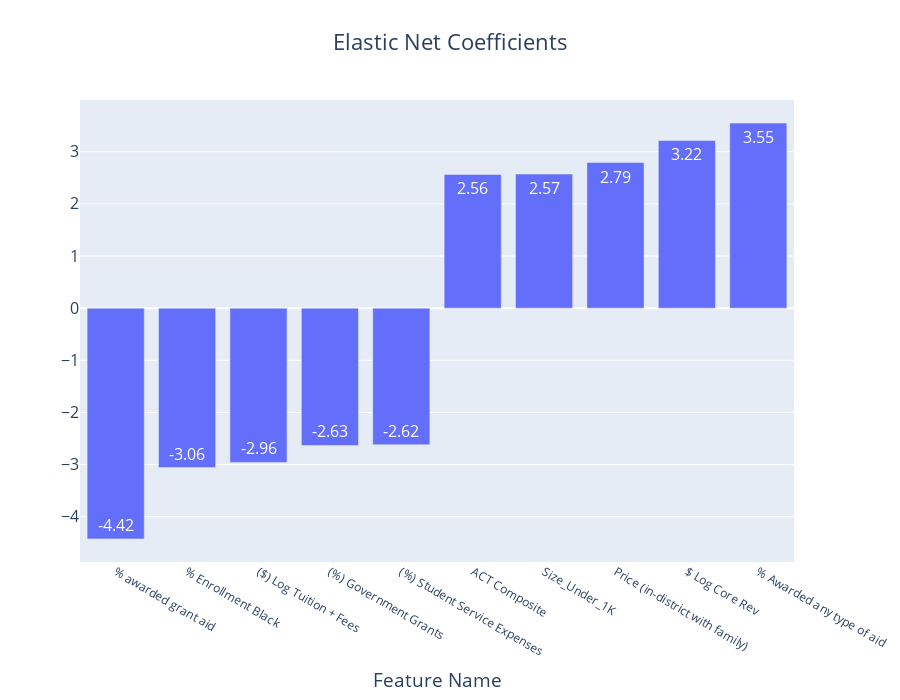

This figure's notebook cell:
### Code cell
# plot first 5 and last 5 on plotly graph
fig = go.Figure()
fig.add_trace(go.Bar(
    y=sorted_df.iloc[0,:], x=sorted_df.columns, orientation='v', text=np.round(sorted_df.iloc[0], 2)
))

fig.update_layout(
    barmode='group',
    title="Elastic Net Coefficients",
    title_x = 0.5,
    height=700,
    font={
        "size": 16
    },
    xaxis={
        "tickvals": sorted_df.columns.to_list(),
        "ticktext":["% awarded grant aid", "% Enrollment Black", "($) Log Tuition + Fees", "(%) Government Grants",
                    "(%) Student Service Expenses", "ACT Composite", "Size_Under_1K", "Price (in-district with family)", "$ Log Core Rev", "% Awarded any type of aid"],
        "tickfont": {
            'size': 12
        },
        "title": "Feature Name"
        
        
        
    }
)


fig.show()

### Figure 1 — Plotly figure (JSON) as saved in the notebook; plotly's stock layout.template omitted (floating-point values rounded to 4 significant figures)
{"data": [{"orientation": "v", "text": [-4.42, -3.06, -2.96, -2.63, -2.62, 2.56, 2.57, 2.79, 3.22, 3.55], "type": "bar", "x": ["Percent of full-time first-time undergraduates awarded federal  state  local or institutional grant aid (SFA1819)", "Percent of total enrollment that are Black or African American (DRVEF2013_RV)", "Log_Tuition_And_Fees_As_Dollar_Amount", "Government_Grants", "Student_Service_Expenses", "ACT Composite 75th percentile score (IC2012_RV)", "Institution size category (HD2018)_Under 1,000", "Total price for in-district students living off campus (with family)  2012-13 (DRVIC2012_RV)", "Log_Core_Revenues", "Percent of full-time first-time undergraduates awarded any financial aid (SFA1819)"], "y": [-4.424, -3.056, -2.958, -2.633, -2.619, 2.564, 2.57, 2.792, 3.215, 3.549]}], "layout": {"barmode": "group", "font": {"size": 16}, "height": 700, "title": {"text": "Elastic Net Coefficients", "x": 0.5}, "xaxis": {"tickfont": {"size": 12}, "ticktext": ["% awarded grant aid", "% Enrollment Black", "($) Log Tuition + Fees", "(%) Government Grants", "(%) Student Service Expenses", "ACT Composite", "Size_Under_1K", "Price (in-district with family)", "$ Log Core Rev", "% Awarded any type of aid"], "tickvals": ["Percent of full-time first-time undergraduates awarded federal  state  local or institutional grant aid (SFA1819)", "Percent of total enrollment that are Black or African American (DRVEF2013_RV)", "Log_Tuition_And_Fees_As_Dollar_Amount", "Government_Grants", "Student_Service_Expenses", "ACT Composite 75th percentile score (IC2012_RV)", "Institution size category (HD2018)_Under 1,000", "Total price for in-district students living off campus (with family)  2012-13 (DRVIC2012_RV)", "Log_Core_Revenues", "Percent of full-time first-time undergraduates awarded any financial aid (SFA1819)"], "title": {"text": "Feature Name"}}}}
